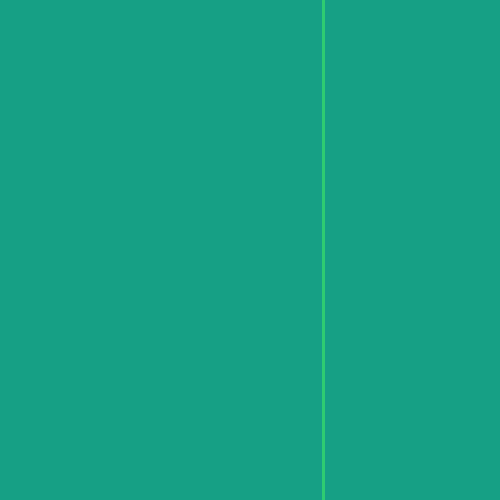
Frame 1 (no input)
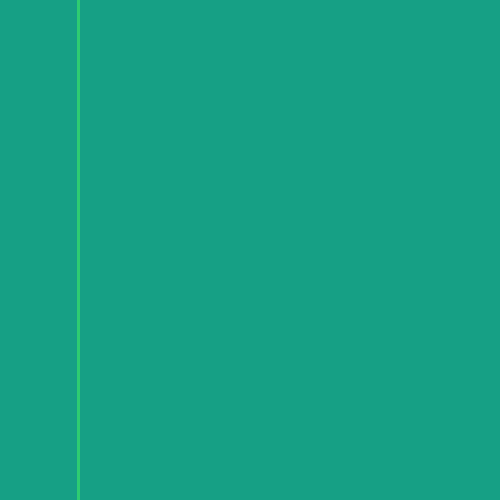
Frame 60 (the mouse pressed at the canvas centre just before this capture)
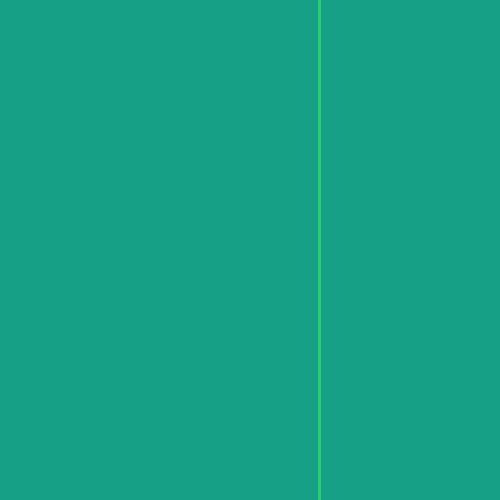
Frame 120 (the mouse held since frame 60 and released just before this capture)

The Processing sketch that drew these frames (run headless with seeded random() and noise(); from frame 60 on, the mouse is pressed at the canvas centre):

// Processing sketch: sketch_7_vertical_lines
// ── sketch_7_vertical_lines.pde
float distance_left;

void setup() {
  size(500,500);
}
void draw() {
  background(22, 160, 133);
  stroke(46, 204, 113);
  strokeWeight(3);
  distance_left = random(width); // to hold a variable for the starting points for both line
  // draw the line
  line(distance_left, 0, distance_left, height);
}
